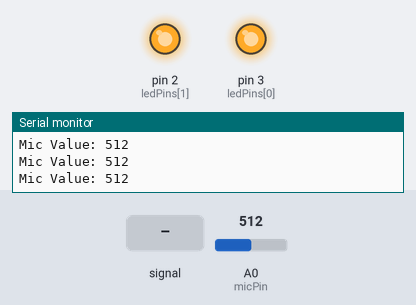
The sketch below on a simulated Arduino Uno, built with avr-gcc and run on an emulated ATmega328P. On the bench: output pins drawn as LEDs (lit = HIGH), the last lines printed to the serial monitor. Dashed ring = blinking. The inputs (shaded band) are chosen by the test bench; at power-on: A0 (micPin) = 512. Pins used as bus, display or sensor lines are not drawn.

Above: at 1.2 s.
1.3 s: A0 (micPin) fed a 200 Hz sine of ±460 counts around its level
At 4.1 s:
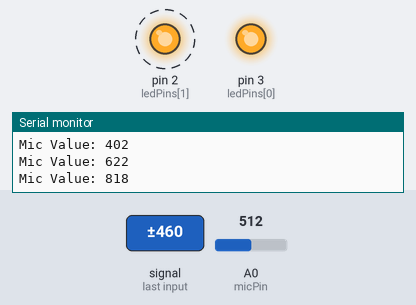
4.3 s: A0 (micPin) set to 68
At 5.2 s:
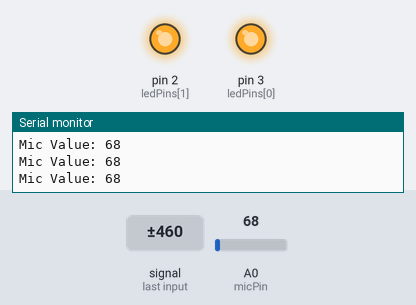
5.8 s: A0 (micPin) set to 57
At 7.0 s:
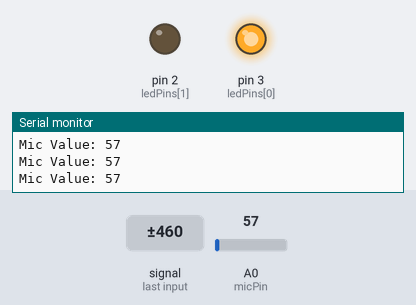
7.3 s: A0 (micPin) set to 40
At 8.5 s:
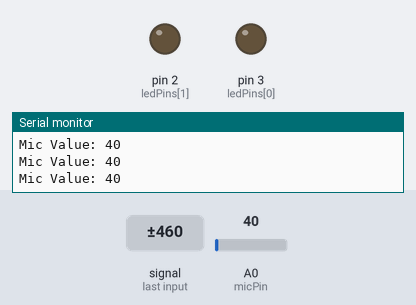
8.8 s: A0 (micPin) set to 60
At 9.9 s:
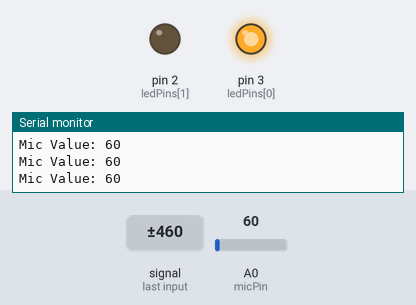
10.3 s: A0 (micPin) set to 100
At 11.2 s:
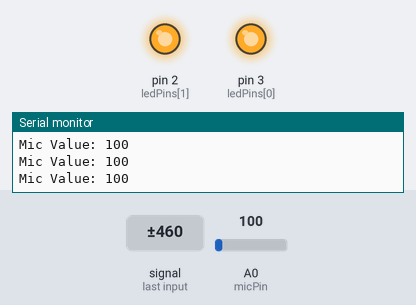
Timing chart, 0 to 12.8 s (numbered marks = the images above; inputs shaded):
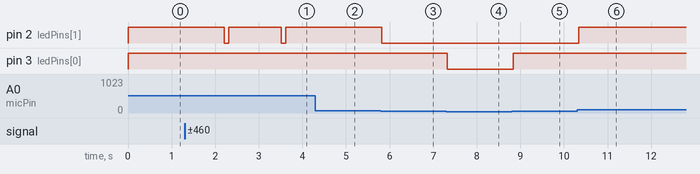

Measured:
- the behaviour switches between 61 and 60 on A0 (micPin) (found by bisection; images 2 and 3)
- after the input at 1.3 s, pin 2 (ledPins[1]): alternates HIGH for 1.2 s and LOW for 0.10 s, starting after 0.91 s
- after the input at 4.3 s, pin 2 (ledPins[1]): stays HIGH (without the input it goes to LOW after 0.52 s)
- after the input at 5.8 s, pin 2 (ledPins[1]): HIGH → LOW at once
- after the input at 7.3 s, pin 3 (ledPins[0]): HIGH → LOW at once
- after the input at 8.8 s, pin 3 (ledPins[0]): LOW → HIGH at once
- after the input at 10.3 s, pin 2 (ledPins[1]): LOW → HIGH at once

The sketch:

SoundSensitiveLamp.ino
```cpp
const int micPin = A0;          // Mic connected to A0
const int ledPins[] = {3, 2, 1}; // LEDs connected to digital 3, 2, 1
const int numLeds = 3;           // No of LEDs

// SENSITIVITY THRESHOLDS
const int thresholdGreen = 50;   // GREEN LED (high)
const int thresholdBlue = 60;    // BLUE LED (mid)
const int thresholdRed = 90;     // RED LED (low)

void setup() {
  for (int i = 0; i < numLeds; i++) {
    pinMode(ledPins[i], OUTPUT);
  }
  Serial.begin(9600); // Initialize Serial Monitor
}

void loop() {
  int micValue = analogRead(micPin);

  Serial.print("Mic Value: ");
  Serial.println(micValue); // Print mic value

  // Led / mic Control statements
  if (micValue > thresholdGreen) {
    digitalWrite(ledPins[0], HIGH); // Green LED (high volume)
  } else {
    digitalWrite(ledPins[0], LOW);
  }

  if (micValue > thresholdBlue) {
    digitalWrite(ledPins[1], HIGH); // Blue LED (mid volume)
  } else {
    digitalWrite(ledPins[1], LOW);
  }

  if (micValue > thresholdRed) {
    digitalWrite(ledPins[2], HIGH); // Red LED (low volume)
  } else {
    digitalWrite(ledPins[2], LOW);
  }

  delay(100); // Small delay to make the changes visible
}
```
